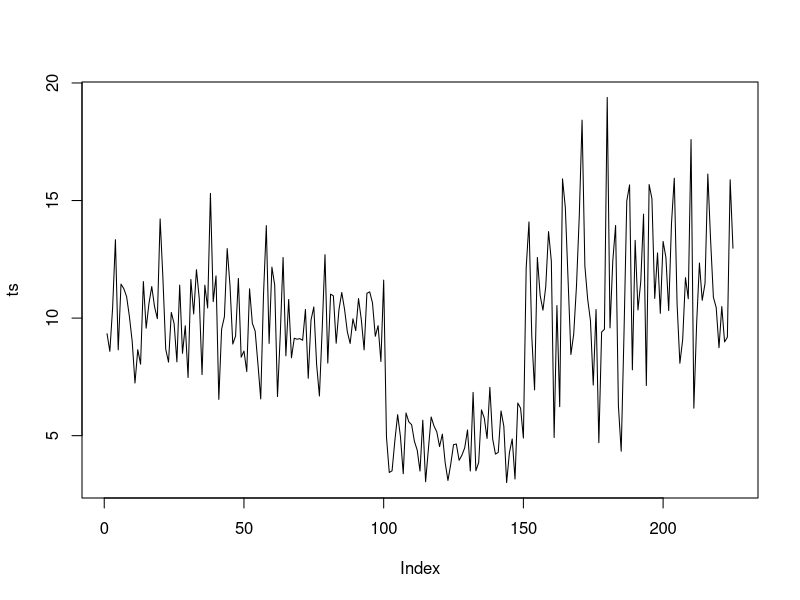
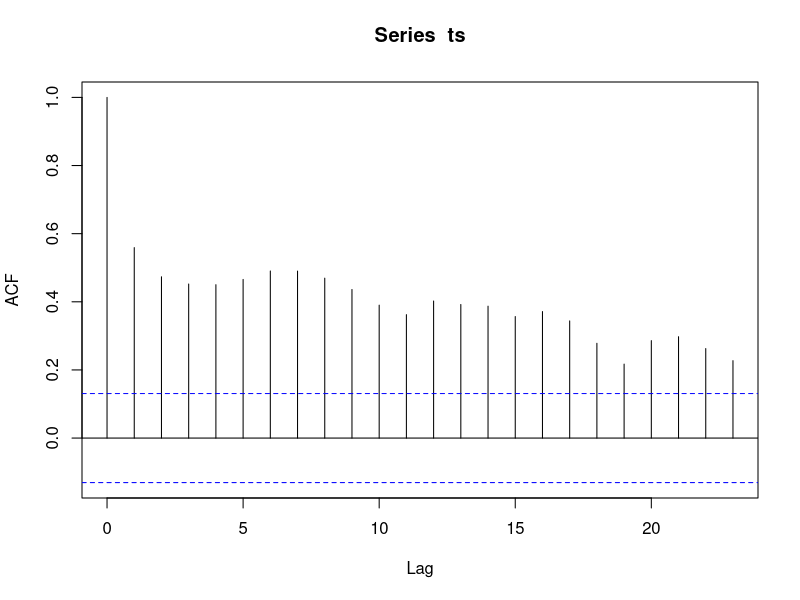
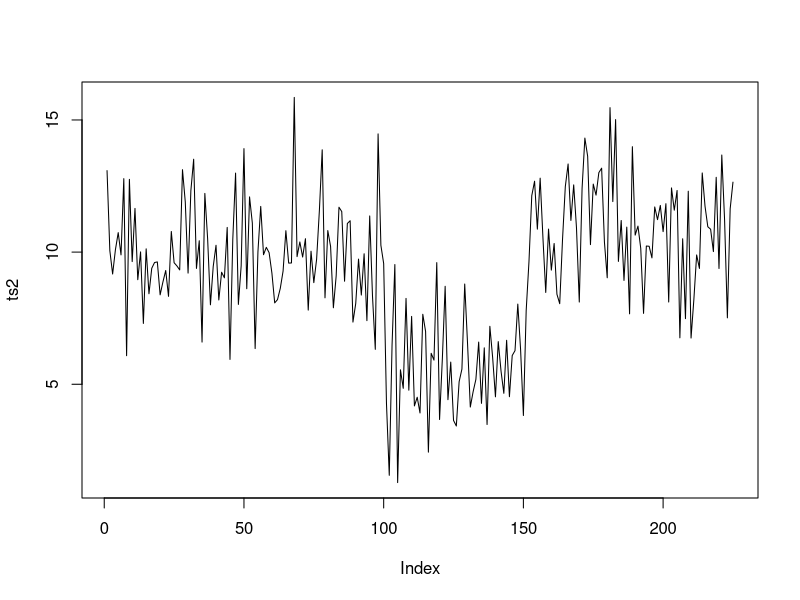

These figures' R source, in order: (Note: this script raises an error after producing the figures.)
library(tseries)

ts <- c(rnorm(100, mean = 10, sd = 2), rnorm(50, mean = 5, sd = 1), 
        rnorm(75, mean = 11, sd = 3))
plot(ts, type = "l")

acf(ts)
adf.test(ts)

ts2 <- c(rnorm(100, mean = 10, sd = 2), rnorm(50, mean = 5, sd = 2), 
         rnorm(75, mean = 11, sd = 2))
plot(ts2, type = "l")
adf.test(ts2)


cor(ts, ts2, method = "spearman")

DCCA_CC=function(x,y,k){
  ## calculate cumulative sum profile of all t
  xx<- cumsum(x - mean(x))  ## Equation 2
  yy<- cumsum(y - mean(y))  ## Equation 2
  
  ## Divide in to overlapping boxes of size k
  
  slide_win_xx = mat_sliding_window(xx,k)
  slide_win_yy = mat_sliding_window(yy,k)
  ## calculate linear fit value in each box 
  x_hat = t(apply(slide_win_xx,1,function(n) (lm(n~seq(1:length(n)))$fitted.values)))
  y_hat = t(apply(slide_win_yy,1,function(n) (lm(n~seq(1:length(n)))$fitted.values)))
  
  ##  Get detrend variance in each box with linear fit value (detrend by local trend).
  F2_dfa_x = c()
  F2_dfa_y = c()
  for(i in 1:nrow(x_hat)){
    ## Equation 4
    F2_dfa_x = c(F2_dfa_x,mean((xx[i:(i+k-1)]-x_hat[i,])^2))
  }
  for(i in 1:nrow(y_hat)){
    ## Equation 4
    F2_dfa_y = c(F2_dfa_y,mean((yy[i:(i+k-1)]-y_hat[i,])^2))
  }
  ## Average detrend variance over all boxes to obtain fluctuation
  F2_dfa_x = mean(F2_dfa_x) ## Equation 3
  F2_dfa_y = mean(F2_dfa_y) ## Equation 3
  
  ## Get detrended covariance of two profile
  F2_dcca = c()
  for(i in 1:nrow(x_hat)){
    ## Equation 5
    F2_dcca = c(F2_dcca,mean((xx[i:(i+k-1)]-x_hat[i,]) * (yy[i:(i+k-1)]-y_hat[i,]) ))
  }
  
  ## Equation 6
  F2_dcca = mean(F2_dcca)
  
  ## Calculate correlation coefficient 
  rho = F2_dcca / sqrt(F2_dfa_x * F2_dfa_y) ## Equation 1
  return(rho)
}

mat_sliding_window = function(xx,k){
  ## Function to generate boxes given dataset(xx) and box size (k)
  slide_mat=c()
  for (i in 1:(length(xx)-k+1)){
    slide_mat = rbind(slide_mat,xx[i:(i+k-1)] )
  }
  return(slide_mat)
}

DCCA_CC(ts,ts2,k) ##This give me 3.392



# going to test with real data from aurora stock assessment
k=5
DCCA_CC(aurora$Recruit_0, aurora$SpawnBio, k)

cor(aurora$Recruit_0, aurora$SpawnBio, method = "pearson")
cor(aurora$Recruit_0, aurora$SpawnBio, method = "spearman")
